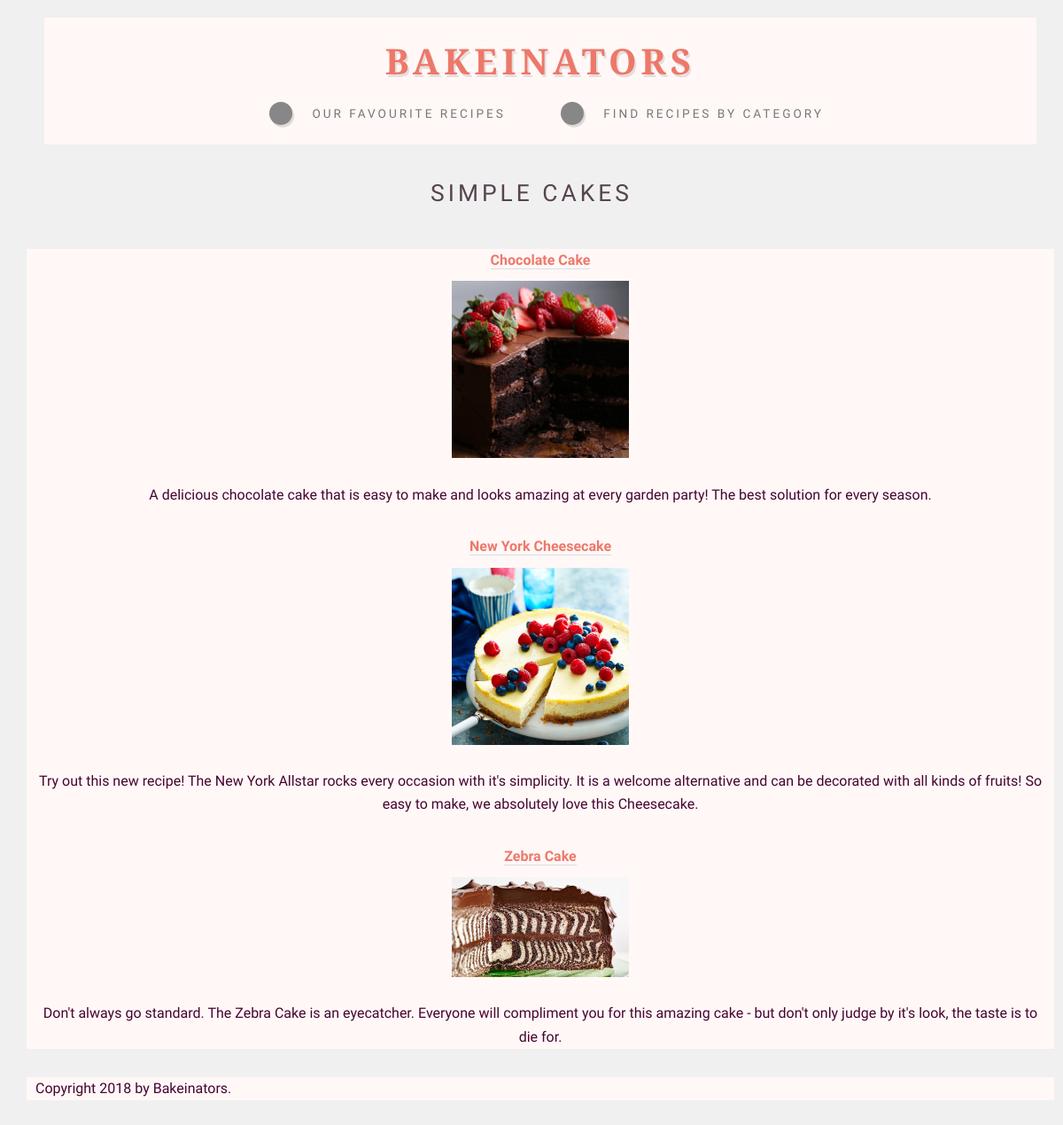
The page /category/3 on the database its author committed.
### blog/models.py (models this page shows)
class Category(object):
    pass

class Blog(object):
    pass

### blog/views.py (the view)
# urls.py: path('category/<int:id>', view_category, name='viewcat'),
def view_category(request, id):
    category = None
    try:
        category = Category.objects.get(id=id)
    except:
        pass
    posts = Blog.objects.filter(category=category)[:15]
    return render_to_response('view_category.html', {
        'category': category,
        'posts': posts
    })

### templates/view_category.html
{% extends 'base.html' %}
{% load static from staticfiles %}
{% block content %}
    {% if category == None %}
        <p>No category found</p>
    {% else %}
        <h2 style="text-align: center">{{ category.title }}</h2>
    {% endif %}
<div class="container">
    {% if posts %}
              {% for p in posts %}
                  <a href="{% url 'viewp' p.id %}">{{ p.title}} </br> </a>
                  <img class="viewImageSmall" src="/static/{{ p.item_photo.url }}">
                  <p style="text-align: center">{{ p.description }}</p>
        {% endfor %}
    {% else %}
        <p>There are no posts.</p>
    {% endif %}
</div>
{% endblock %}

### pictures/static/assets/css/main.css (style rules this page uses)
html, body, div, span, applet, object, iframe, h1, h2, h3, h4, h5, h6, p, blockquote, pre, a, abbr, acronym, address, big, cite, code, del, dfn, em, img, ins, kbd, q, s, samp, small, strike, strong, sub, sup, tt, var, b, u, i, center, dl, dt, dd, ol, ul, li, fieldset, form, label, legend, table, caption, tbody, tfoot, thead, tr, th, td, article, aside, canvas, details, embed, figure, figcaption, footer, header, hgroup, menu, nav, output, ruby, section, summary, time, mark, audio, video { margin: 10px; padding: 0; border: 10px; font-size: 100%; font: inherit; vertical-align: baseline; }
body { line-height: 1; }
body { -webkit-text-size-adjust: none; }
html { box-sizing: border-box; }
*, *:before, *:after { box-sizing: inherit; }
body { background: #f0f0f0; }
body, input, textarea, select { font-family: 'Source Sans Pro'; font-weight: 300; color: #574350; line-height: 1.65em; font-size: 15pt; }
h1, h2, h3, h4, h5, h6 { font-weight: 600; text-transform: uppercase; color: #574350; }
h2 { font-size: 1.65em; font-weight: 400; letter-spacing: 4px; margin: 0 0 1.5em 0; line-height: 1.75em; }
a { -moz-transition: color 0.25s ease-in-out, border-bottom-color 0.25s ease-in-out; -webkit-transition: color 0.25s ease-in-out, border-bottom-color 0.25s ease-in-out; -ms-transition: color 0.25s ease-in-out, border-bottom-color 0.25s ease-in-out; transition: color 0.25s ease-in-out, border-bottom-color 0.25s ease-in-out; color: #ed786a; text-decoration: none; font-weight: bold; border-bottom: solid 1px #ddd; }
p { text-align: justify; margin-bottom: 2em; }
@media screen and (max-width: 1680px) { body, input, textarea, select { font-size: 13pt; } }
@media screen and (max-width: 1280px) { body, input, textarea, select { font-size: 12pt; } }

### pictures/static/assets/css/bakeinator.css (style rules this page uses)
.viewImageSmall { max-width: 200px; }

### templates/base.html (style rules this page uses)
.container { position: static; left: 0; bottom: 0; width:100%; background: #fff8f7; color: #460431; text-align: center; }

### rows shown on the page
Category: title "SIMPLE CAKES"
Blog: title "Chocolate Cake", item_photo (picture), description "A delicious chocolate cake that is easy to make and looks amazing at every garden party! The best solution for every season."
Blog: title "New York Cheesecake", item_photo (picture), description "Try out this new recipe! The New York Allstar rocks every occasion with it's simplicity. It is a welcome alternative and can be decorated with all kinds of fruits! So easy to make, we absolutely love this Cheesecake."
Blog: title "Zebra Cake", item_photo (picture), description "Don't always go standard. The Zebra Cake is an eyecatcher. Everyone will compliment you for this amazing cake - but don't only judge by it's look, the taste is to die for."
